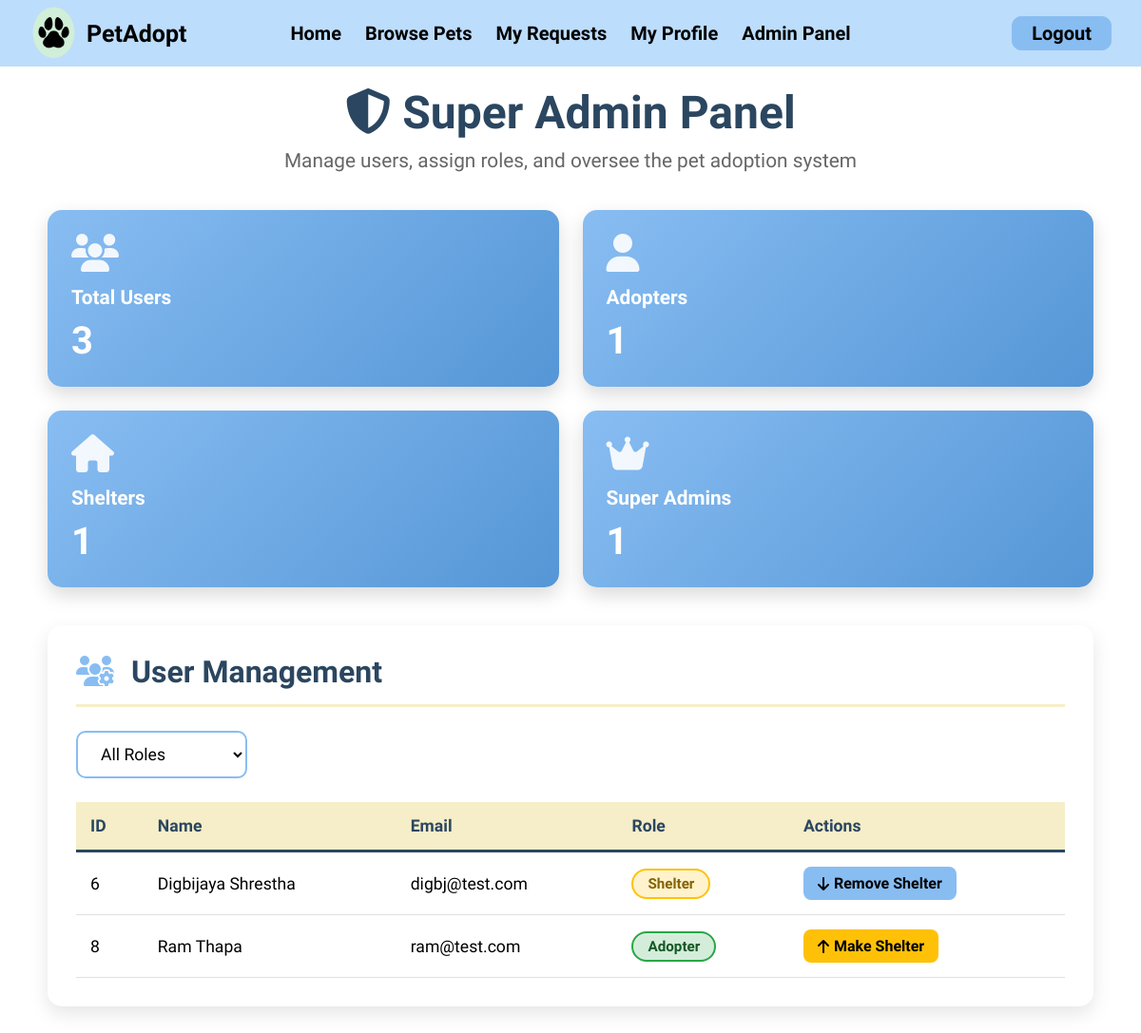
/adminpanel.php (signed in), run on the app's committed database.
### tables this page shows
CREATE TABLE `users` (
  `id` int(11) NOT NULL AUTO_INCREMENT,
  `full_name` varchar(255) NOT NULL,
  `email` varchar(255) NOT NULL,
  `phone_num` varchar(10) NOT NULL,
  `password` varchar(255) NOT NULL,
  `role` enum('user','admin','superadmin') NOT NULL DEFAULT 'user',
  `pet_id` int(11) DEFAULT NULL,
  PRIMARY KEY (`id`),
  UNIQUE KEY `email` (`email`),
  UNIQUE KEY `phone_num` (`phone_num`),
  KEY `pet_id` (`pet_id`)
);

### adminpanel.php (the view, shortened to what this page needs)
<?php
include('navbar.php');
$currentUserId = $_SESSION['id'];
$roleFilter = isset($_GET['role']) ? $_GET['role'] : 'all';
if ($roleFilter === 'all') {
    $stmt = $con->prepare("SELECT id, full_name, email, role
                           FROM users
                           WHERE id != ?
                           ORDER BY id ASC");
    $stmt->bind_param("i", $currentUserId);
} else {
    $stmt = $con->prepare("SELECT id, full_name, email, role
                           FROM users
                           WHERE id != ? AND role = ?
                           ORDER BY id ASC");
    $stmt->bind_param("is", $currentUserId, $roleFilter);
}
$stmt->execute();
$result = $stmt->get_result();
$users = $result->fetch_all(MYSQLI_ASSOC);
$stmt = $con->prepare("
SELECT
    COUNT(*) AS total_users,
    SUM(role='user') AS total_adopters,
    SUM(role='admin') AS total_shelters,
    SUM(role='superadmin') AS total_superadmins
FROM users");
$stmt->execute();
$statsResult = $stmt->get_result();
$stats = $statsResult->fetch_assoc();
?>
<!DOCTYPE html>
<html lang="en">
<head>
    <link rel="stylesheet" href="https://cdnjs.cloudflare.com/ajax/libs/font-awesome/6.4.0/css/all.min.css">
    <link rel="stylesheet" href="style.css">
</head>
<body>
    <div class="admin-panel-container">
        <div class="panel-header">
            <h1><i class="fas fa-shield-alt"></i> Super Admin Panel</h1>
            <p>Manage users, assign roles, and oversee the pet adoption system</p>
        </div>
        <div class="stats-container">
            <div class="stat-card">
                <i class="fas fa-users"></i>
                <h3>Total Users</h3>
                <div class="stat-number"><?php echo $stats['total_users']; ?></div>
            </div>
            <div class="stat-card">
                <i class="fas fa-user"></i>
                <h3>Adopters</h3>
                <div class="stat-number"><?php echo $stats['total_adopters']; ?></div>
            </div>
            <div class="stat-card">
                <i class="fas fa-home"></i>
                <h3>Shelters</h3>
                <div class="stat-number"><?php echo $stats['total_shelters']; ?></div>
            </div>
            <div class="stat-card">
                <i class="fas fa-crown"></i>
                <h3>Super Admins</h3>
                <div class="stat-number"><?php echo $stats['total_superadmins']; ?></div>
            </div>
        </div>
        <div class="management-section">
            <div class="section-header">
                <h2><i class="fas fa-users-cog"></i> User Management</h2>
            </div>
            <form method="GET" action="adminpanel.php" class="filter-search-container">
                <div class="filter-box">
                    <select name="role" onchange="this.form.submit()">
                        <option value="all" <?php echo $roleFilter === 'all' ? 'selected' : ''; ?>>All Roles</option>
                    </select>
                </div>
            </form>
            <div class="user-table-container">
                <?php if (count($users) > 0): ?>
                    <table class="user-table">
                        <thead>
                            <tr>
                                <th>ID</th>
                                <th>Name</th>
                                <th>Email</th>
                                <th>Role</th>
                                <th>Actions</th>
                            </tr>
                        </thead>
                        <tbody>
                            <?php foreach ($users as $user): ?>
                                <?php
                                $roleClass = $user['role'] === 'superadmin' ? 'role-superadmin' :
                                            ($user['role'] === 'admin' ? 'role-admin' : 'role-user');
                                $roleText = $user['role'] === 'superadmin' ? 'Super Admin' :
                                           ($user['role'] === 'admin' ? 'Shelter' : 'Adopter');
                                ?>
                                <tr>
                                    <td><?php echo $user['id']; ?></td>
                                    <td><?php echo htmlspecialchars($user['full_name']); ?></td>
                                    <td><?php echo htmlspecialchars($user['email']); ?></td>
                                    <td><span class="role-badge <?php echo $roleClass; ?>"><?php echo $roleText; ?></span></td>
                                    <td>
                                        <div class="action-buttons">
                                            <?php if ($user['role'] !== 'admin'): ?>
                                                <button class="btn-action btn-promote"
                                                        onclick="openModal(<?php echo $user['id']; ?>, 'promote', '<?php echo htmlspecialchars($user['full_name']); ?>')">
                                                    <i class="fas fa-arrow-up"></i> Make Shelter
                                                </button>
                                            <?php else: ?>
                                                <button class="btn-action btn-demote"
                                                        onclick="openModal(<?php echo $user['id']; ?>, 'demote', '<?php echo htmlspecialchars($user['full_name']); ?>')">
                                                    <i class="fas fa-arrow-down"></i> Remove Shelter
                                                </button>
                                            <?php endif; ?>
                                        </div>
                                    </td>
                                </tr>
                            <?php endforeach; ?>
                        </tbody>
                    </table>
                <?php endif; ?>
            </div>
        </div>
    </div>
</body>
</html>

### assets/css/style.css (style rules this page uses)
* { margin: 0; padding: 0; box-sizing: border-box; font-family: "Agdasima", sans-serif; }
body { display: flex; flex-direction: column; }
.section-header { display: flex; justify-content: space-between; align-items: center; margin-bottom: 1.5rem; padding-bottom: 0.5rem; border-bottom: 2px solid #2b4660; }
.section-header h2 { font-size: 1.8rem; color: #2b4660; }
button, a.cancel-btn { text-align: center; border: none; border-radius: 10px; padding: 0.8rem 1.5rem; font-size: 1.5rem; font-weight: bold; background-color: #ffffff; border: 2px solid #2b4660; color: #2b4660; text-decoration: none; }
form { text-align: left; display: flex; flex-direction: column; gap: 0.5rem; }
.admin-panel-container { max-width: 95%; width: 100%; margin: 90px auto 30px; padding: 0 20px; }
.panel-header { text-align: center; margin-bottom: 40px; }
.panel-header h1 { font-size: 3rem; color: #2b4660; margin-bottom: 10px; }
.panel-header p { font-size: 1.3rem; color: #666; }
.stats-container { display: grid; grid-template-columns: repeat(4, 1fr); gap: 25px; margin-bottom: 40px; }
.stat-card { background: linear-gradient(135deg, #88bdf2 0%, #5596d6 100%); border-radius: 15px; padding: 25px; color: white; box-shadow: 0 8px 20px rgba(0, 0, 0, 0.15); transition: transform 0.3s ease, box-shadow 0.3s ease; }
.stat-card i { font-size: 2.5rem; margin-bottom: 15px; opacity: 0.9; }
.stat-card h3 { font-size: 1.3rem; margin-bottom: 10px; font-weight: 600; }
.stat-card .stat-number { font-size: 2.5rem; font-weight: 700; }
.management-section { background-color: white; border-radius: 15px; padding: 30px; box-shadow: 0 8px 20px rgba(0, 0, 0, 0.1); margin-bottom: 30px; }
.section-header { display: flex; justify-content: space-between; align-items: center; margin-bottom: 25px; padding-bottom: 15px; border-bottom: 3px solid #f5eec8; }
.section-header h2 { font-size: 2rem; color: #2b4660; }
.section-header i { margin-right: 10px; color: #88bdf2; }
.filter-search-container { display: flex; gap: 15px; margin-bottom: 25px; flex-wrap: wrap; }
.filter-box select { padding: 12px 20px; border: 2px solid #88bdf2; border-radius: 10px; font-size: 1.1rem; background-color: white; cursor: pointer; min-width: 180px; }
.user-table-container { overflow-x: auto; }
.user-table { width: 100%; border-collapse: collapse; font-size: 1.1rem; }
.user-table thead { background-color: #f5eec8; }
.user-table th { padding: 15px; text-align: left; font-weight: 700; color: #2b4660; border-bottom: 3px solid #2b4660; }
.user-table td { padding: 15px; border-bottom: 1px solid #e0e0e0; }
.role-badge { display: inline-block; padding: 5px 15px; border-radius: 20px; font-weight: 700; font-size: 0.95rem; }
.role-user { background-color: #d4edda; color: #155724; border: 2px solid #28a745; }
.role-admin { background-color: #fff3cd; color: #856404; border: 2px solid #ffc107; }
.action-buttons { display: flex; gap: 10px; }
.btn-action { padding: 8px 15px; border: none; border-radius: 8px; cursor: pointer; font-weight: 700; font-size: 1rem; transition: all 0.3s ease; text-decoration: none; display: inline-flex; align-items: center; gap: 5px; }
.btn-promote { background-color: #ffc107; color: #000; }
.btn-demote { background-color: #88bdf2; color: #000; }
@media (max-width: 1200px) { .stats-container { grid-template-columns: repeat(2, 1fr); } }

### data on the page
users: id "6", full_name "Digbijaya Shrestha", email "digbj@test.com", role "Shelter"
users: id "8", full_name "Ram Thapa", email "ram@test.com", role "Adopter"

### other printed values
$stats['total_users'] "3"
$stats['total_adopters'] "1"
$stats['total_shelters'] "1"
$stats['total_superadmins'] "1"
